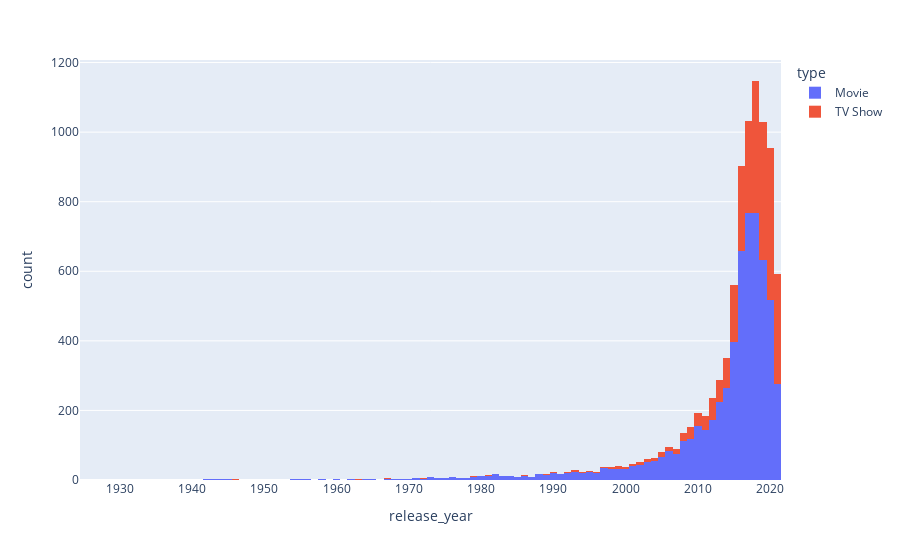

Notebook code cell kept with this figure:
### Code cell
px.histogram(data_import, x='release_year', color='type') # Histogram of Dates

### Figure 1 — Plotly figure (JSON) as saved in the notebook; plotly's stock layout.template omitted (floating-point values rounded to 4 significant figures; data arrays with more than 128 entries replaced by an {"elided": "..."} marker saying what was removed)
{"data": [{"alignmentgroup": "True", "bingroup": "x", "hovertemplate": "type=Movie<br>release_year=%{x}<br>count=%{y}<extra></extra>", "legendgroup": "Movie", "marker": {"color": "#636efa", "pattern": {"shape": ""}}, "name": "Movie", "offsetgroup": "Movie", "orientation": "v", "showlegend": true, "type": "histogram", "x": {"elided": "6131 int values"}, "xaxis": "x", "yaxis": "y"}, {"alignmentgroup": "True", "bingroup": "x", "hovertemplate": "type=TV Show<br>release_year=%{x}<br>count=%{y}<extra></extra>", "legendgroup": "TV Show", "marker": {"color": "#EF553B", "pattern": {"shape": ""}}, "name": "TV Show", "offsetgroup": "TV Show", "orientation": "v", "showlegend": true, "type": "histogram", "x": {"elided": "2676 int values"}, "xaxis": "x", "yaxis": "y"}], "layout": {"barmode": "relative", "legend": {"title": {"text": "type"}, "tracegroupgap": 0}, "margin": {"t": 60}, "xaxis": {"anchor": "y", "domain": [0, 1], "title": {"text": "release_year"}}, "yaxis": {"anchor": "x", "domain": [0, 1], "title": {"text": "count"}}}}
